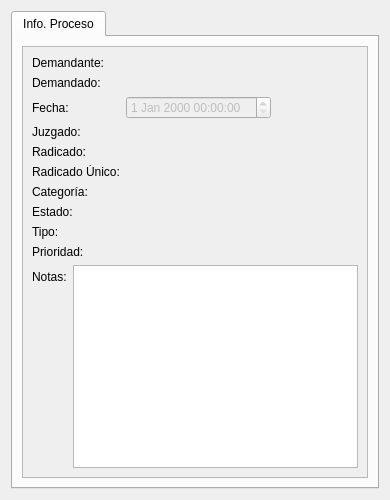
<?xml version="1.0" encoding="UTF-8"?>
<ui version="4.0">
 <class>VerProceso</class>
 <widget class="QWidget" name="VerProceso">
  <property name="geometry">
   <rect>
    <x>0</x>
    <y>0</y>
    <width>390</width>
    <height>500</height>
   </rect>
  </property>
  <property name="sizePolicy">
   <sizepolicy hsizetype="Preferred" vsizetype="Expanding">
    <horstretch>0</horstretch>
    <verstretch>0</verstretch>
   </sizepolicy>
  </property>
  <property name="minimumSize">
   <size>
    <width>350</width>
    <height>500</height>
   </size>
  </property>
  <property name="windowTitle">
   <string>Ver Proceso</string>
  </property>
  <layout class="QGridLayout" name="gridLayout_2">
   <item row="0" column="0">
    <widget class="QTabWidget" name="tabWidget">
     <property name="currentIndex">
      <number>0</number>
     </property>
     <widget class="QWidget" name="tabProceso">
      <attribute name="title">
       <string>Info. Proceso</string>
      </attribute>
      <layout class="QGridLayout" name="gridLayout">
       <item row="0" column="0">
        <widget class="QScrollArea" name="scrollArea">
         <property name="widgetResizable">
          <bool>true</bool>
         </property>
         <widget class="QWidget" name="scrollAreaWidgetContents">
          <property name="geometry">
           <rect>
            <x>0</x>
            <y>0</y>
            <width>318</width>
            <height>419</height>
           </rect>
          </property>
          <layout class="QVBoxLayout" name="verticalLayout">
           <item>
            <layout class="QFormLayout" name="formLayout">
             <property name="fieldGrowthPolicy">
              <enum>QFormLayout::ExpandingFieldsGrow</enum>
             </property>
             <property name="rightMargin">
              <number>10</number>
             </property>
             <item row="0" column="0">
              <widget class="QLabel" name="lbl1">
               <property name="sizePolicy">
                <sizepolicy hsizetype="Fixed" vsizetype="Preferred">
                 <horstretch>0</horstretch>
                 <verstretch>0</verstretch>
                </sizepolicy>
               </property>
               <property name="text">
                <string>Demandante:</string>
               </property>
              </widget>
             </item>
             <item row="0" column="1">
              <widget class="QLabel" name="lblDemandante">
               <property name="toolTip">
                <string>El nombre del demandante</string>
               </property>
               <property name="statusTip">
                <string>El nombre del demandante</string>
               </property>
               <property name="text">
                <string/>
               </property>
              </widget>
             </item>
             <item row="1" column="0">
              <widget class="QLabel" name="lbl2">
               <property name="sizePolicy">
                <sizepolicy hsizetype="Fixed" vsizetype="Preferred">
                 <horstretch>0</horstretch>
                 <verstretch>0</verstretch>
                </sizepolicy>
               </property>
               <property name="text">
                <string>Demandado:</string>
               </property>
              </widget>
             </item>
             <item row="1" column="1">
              <widget class="QLabel" name="lblDemandado">
               <property name="toolTip">
                <string>El nombre del demandado</string>
               </property>
               <property name="statusTip">
                <string>El nombre del demandado</string>
               </property>
               <property name="text">
                <string/>
               </property>
              </widget>
             </item>
             <item row="2" column="0">
              <widget class="QLabel" name="lbl3">
               <property name="sizePolicy">
                <sizepolicy hsizetype="Fixed" vsizetype="Preferred">
                 <horstretch>0</horstretch>
                 <verstretch>0</verstretch>
                </sizepolicy>
               </property>
               <property name="text">
                <string>Fecha:</string>
               </property>
              </widget>
             </item>
             <item row="2" column="1">
              <widget class="QDateTimeEdit" name="dteFecha">
               <property name="enabled">
                <bool>false</bool>
               </property>
               <property name="toolTip">
                <string>La fecha de creación del proceso</string>
               </property>
               <property name="statusTip">
                <string>La fecha de creación del proceso</string>
               </property>
              </widget>
             </item>
             <item row="3" column="0">
              <widget class="QLabel" name="lbl4">
               <property name="sizePolicy">
                <sizepolicy hsizetype="Fixed" vsizetype="Preferred">
                 <horstretch>0</horstretch>
                 <verstretch>0</verstretch>
                </sizepolicy>
               </property>
               <property name="text">
                <string>Juzgado:</string>
               </property>
              </widget>
             </item>
             <item row="3" column="1">
              <widget class="QLabel" name="lblJuzgado">
               <property name="toolTip">
                <string>El nombre del juzgado del proceso</string>
               </property>
               <property name="statusTip">
                <string>El nombre del juzgado del proceso</string>
               </property>
               <property name="text">
                <string/>
               </property>
              </widget>
             </item>
             <item row="4" column="0">
              <widget class="QLabel" name="lbl5">
               <property name="sizePolicy">
                <sizepolicy hsizetype="Fixed" vsizetype="Preferred">
                 <horstretch>0</horstretch>
                 <verstretch>0</verstretch>
                </sizepolicy>
               </property>
               <property name="text">
                <string>Radicado:</string>
               </property>
              </widget>
             </item>
             <item row="4" column="1">
              <widget class="QLabel" name="lblRadicado">
               <property name="toolTip">
                <string>El radicado del proceso</string>
               </property>
               <property name="statusTip">
                <string>El radicado del proceso</string>
               </property>
               <property name="text">
                <string/>
               </property>
              </widget>
             </item>
             <item row="5" column="0">
              <widget class="QLabel" name="lbl6">
               <property name="sizePolicy">
                <sizepolicy hsizetype="Fixed" vsizetype="Preferred">
                 <horstretch>0</horstretch>
                 <verstretch>0</verstretch>
                </sizepolicy>
               </property>
               <property name="text">
                <string>Radicado Único:</string>
               </property>
              </widget>
             </item>
             <item row="5" column="1">
              <widget class="QLabel" name="lblRadicadoUnico">
               <property name="toolTip">
                <string>El radicado único del proceso</string>
               </property>
               <property name="statusTip">
                <string>El radicado único del proceso</string>
               </property>
               <property name="text">
                <string/>
               </property>
              </widget>
             </item>
             <item row="6" column="0">
              <widget class="QLabel" name="lbl7">
               <property name="text">
                <string>Categoría:</string>
               </property>
              </widget>
             </item>
             <item row="6" column="1">
              <widget class="QLabel" name="lblCategoria">
               <property name="toolTip">
                <string>La categoría donde está el proceso</string>
               </property>
               <property name="statusTip">
                <string>La categoría donde está el proceso</string>
               </property>
               <property name="text">
                <string/>
               </property>
              </widget>
             </item>
             <item row="7" column="0">
              <widget class="QLabel" name="lbl8">
               <property name="text">
                <string>Estado:</string>
               </property>
              </widget>
             </item>
             <item row="7" column="1">
              <widget class="QLabel" name="lblEstado">
               <property name="toolTip">
                <string>El estado del proceso</string>
               </property>
               <property name="statusTip">
                <string>El estado del proceso</string>
               </property>
               <property name="text">
                <string/>
               </property>
              </widget>
             </item>
             <item row="8" column="0">
              <widget class="QLabel" name="lbl9">
               <property name="text">
                <string>Tipo:</string>
               </property>
              </widget>
             </item>
             <item row="8" column="1">
              <widget class="QLabel" name="lblTipo">
               <property name="toolTip">
                <string>El tipo de proceso</string>
               </property>
               <property name="statusTip">
                <string>El tipo de proceso</string>
               </property>
               <property name="text">
                <string/>
               </property>
              </widget>
             </item>
             <item row="9" column="0">
              <widget class="QLabel" name="lbl11">
               <property name="text">
                <string>Prioridad:</string>
               </property>
              </widget>
             </item>
             <item row="9" column="1">
              <widget class="QLabel" name="lblPrioridad">
               <property name="toolTip">
                <string>La prioridad del proceso</string>
               </property>
               <property name="statusTip">
                <string>La prioridad del proceso</string>
               </property>
               <property name="text">
                <string/>
               </property>
              </widget>
             </item>
            </layout>
           </item>
           <item>
            <layout class="QFormLayout" name="formLayout_2">
             <item row="0" column="0">
              <widget class="QLabel" name="lbl10">
               <property name="text">
                <string>Notas:</string>
               </property>
              </widget>
             </item>
             <item row="0" column="1">
              <widget class="QTextBrowser" name="lblNotas"/>
             </item>
            </layout>
           </item>
          </layout>
         </widget>
        </widget>
       </item>
      </layout>
     </widget>
    </widget>
   </item>
  </layout>
 </widget>
 <resources/>
 <connections/>
</ui>
